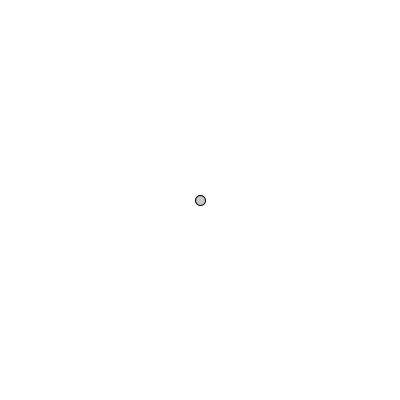
Frame 1 (no input)
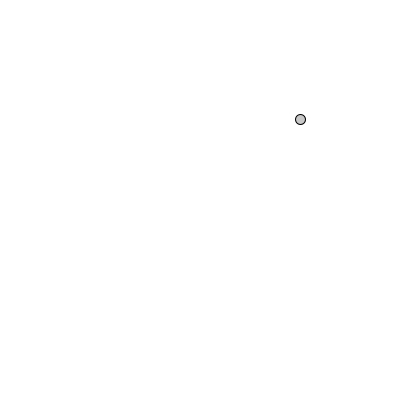
Frame 60 (the mouse pressed at the canvas centre just before this capture)
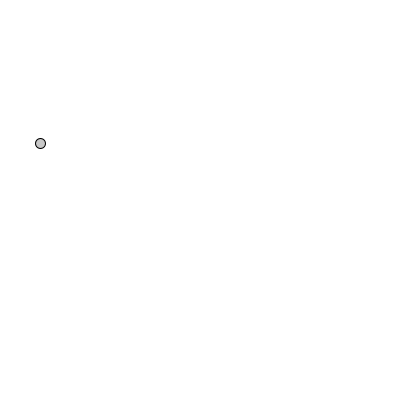
Frame 120 (the mouse held since frame 60 and released just before this capture)

The Processing sketch that drew these frames (run headless with seeded random() and noise(); from frame 60 on, the mouse is pressed at the canvas centre):

// Processing sketch: processing_66348
// ── processing_66348.pde

float ballX;
float ballY;
float speedX;
float speedY;
float gravity;

void setup(){
 size(400, 400);
 frameRate(60);
 
 ballX = (200);
 ballY = (200);
 
 speedY=10;
 speedX=5;
 gravity=0.428;  
}

void draw(){
  smooth();
  stroke(0);
  background(255);
  fill(200);
  ellipse(ballX, ballY, 10, 10);
  
   speedY = speedY+gravity;
   speedX = speedX *.999;

  
  ballY += speedY;
  ballX += speedX;
  

  if(ballY >= height-10 || ballY <= 10) {
    speedY *= -.95;
    speedY -= gravity;
}
  
  if(ballX >= width-10 || ballX <= 10) {

    speedX *=-.95;
  }
   if (ballY == 395 && speedY < .5) {
    speedY = 0;
  }
    if (speedX < 1 && speedX > -1) {
    speedX = 0;
  }


}
